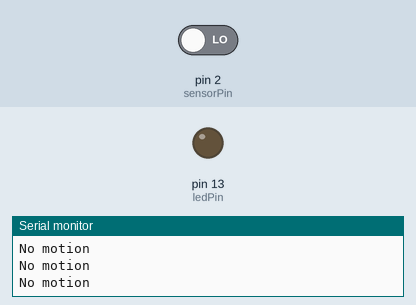
Simulated run of this sketch. Board: Arduino Uno, built with avr-gcc and run on an emulated ATmega328P. Shown: output pins drawn as LEDs (lit = HIGH), the last lines printed to the serial monitor. The inputs (shaded band) are chosen by the test bench; at power-on: pin 2 (sensorPin) LOW.

Above: at 1.2 s.
1.3 s: pin 2 (sensorPin) driven HIGH
At 1.7 s:
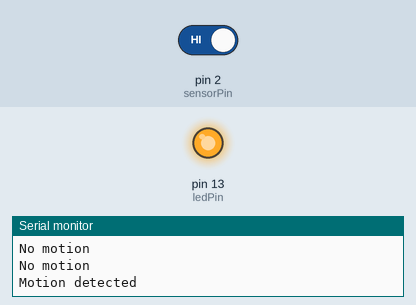
2.8 s: pin 2 (sensorPin) driven LOW
At 4.5 s:
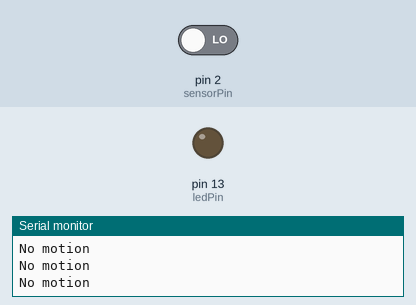
Timing chart, 0 to 6.0 s (numbered marks = the images above; inputs shaded):
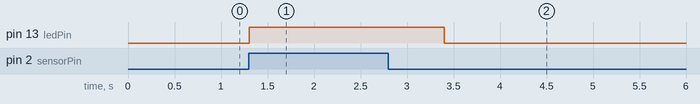

The sketch:

011_RCWL-05_motion_sensor.ino
```cpp
/*
  RCWL-0516 Motion Detection with Onboard LED
  Author: Rahul B.
  Version: 1.0
*/

const int sensorPin = 2;       // Sensor output connected to digital pin 2
const int ledPin = 13;         // Onboard LED pin

void setup() {
  pinMode(sensorPin, INPUT);   // Set sensor pin as input
  pinMode(ledPin, OUTPUT);     // Set LED pin as output
  Serial.begin(9600);          // Start serial communication for debugging
  Serial.println("RCWL-0516 Motion Sensor Initialized");
}

void loop() {
  int motion = digitalRead(sensorPin);  // Read sensor state

  if (motion == HIGH) {
    digitalWrite(ledPin, HIGH);         // Motion detected: Turn LED ON
    Serial.println("Motion detected");
    delay(2000);
  }
  else {
    digitalWrite(ledPin, LOW);          // No motion: Turn LED OFF
    Serial.println("No motion");
  }

  delay(100);  // Small delay to avoid flooding serial monitor
}
```

Measured:
- after the input at 1.3 s, pin 13 (ledPin): LOW → HIGH at once
- after the input at 2.8 s, pin 13 (ledPin): HIGH → LOW after 0.60 s
